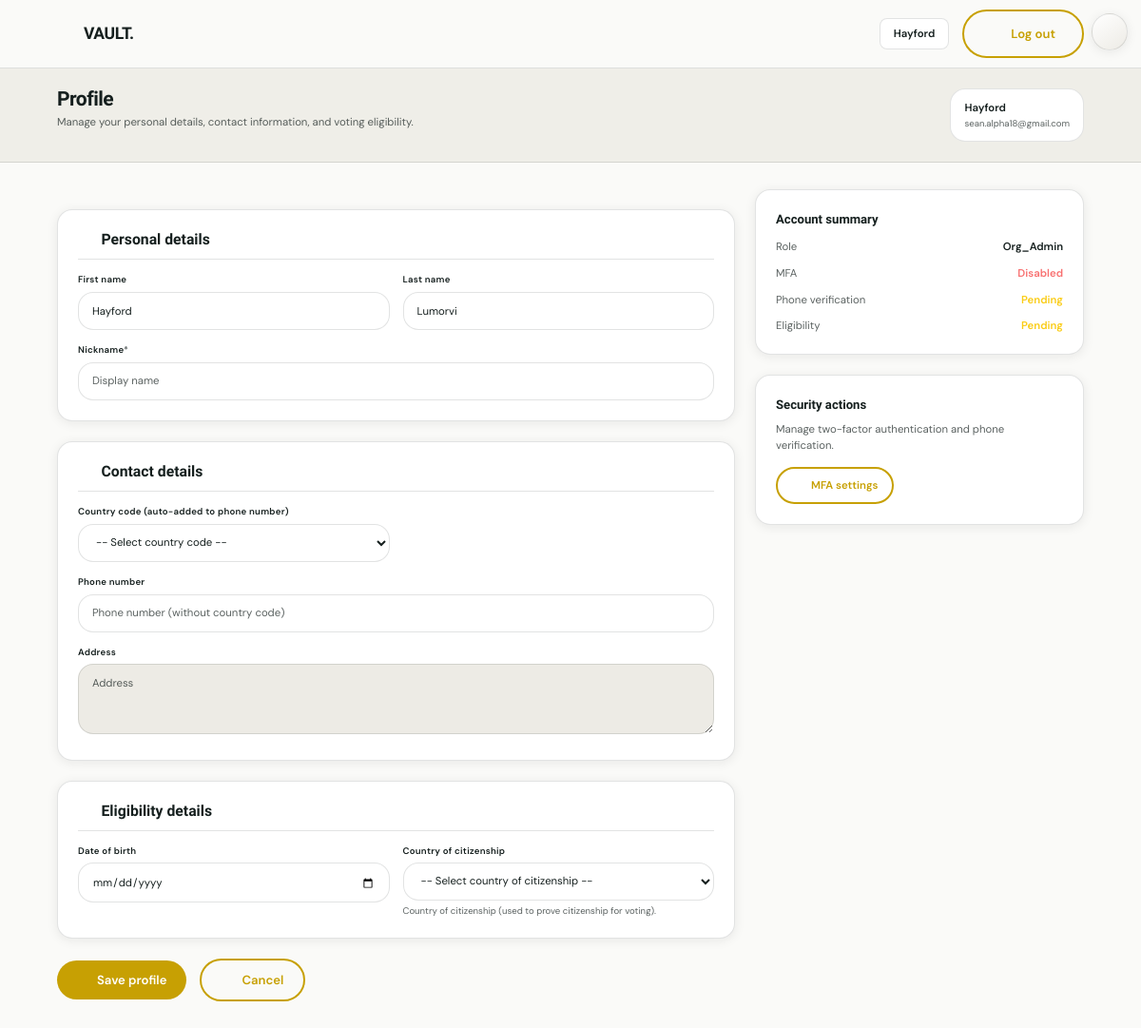
Screenshot of /profile/ (signed in) with the database file from the repository.
### userauth/models.py (models this page shows, shortened)
class CustomUser(AbstractBaseUser, PermissionsMixin):
    ROLE_CHOICES = [
        ('voter', 'Voter'),
        ('election_admin', 'Election Administrator'),
        ('org_admin', 'Organisation Admin'),
        ('monitor', 'Monitor'),
        ('auditor', 'Auditor'),
        ('super_admin', 'Super Admin'),
    ]
    first_name = models.CharField(max_length=150, blank=True, null=True)
    last_name = models.CharField(max_length=150, blank=True, null=True)
    email = models.EmailField(unique=True)
    nickname = models.CharField(max_length=40, null=True)
    phone_number = models.CharField(max_length=20, blank=True, null=True)
    date_of_birth = models.DateField(null=True, blank=True)
    address = models.TextField(blank=True, null=True)
    city = models.CharField(max_length=100, blank=True, null=True)
    state = models.CharField(max_length=100, blank=True, null=True)
    zip_code = models.CharField(max_length=20, blank=True, null=True)
    country = models.CharField(max_length=100, default='US')
    CITIZENSHIP_COUNTRY_CHOICES = [
        ('', '-- Select country of citizenship --'),
        ('US', 'United States'),
        ('AF', 'Afghanistan'), ('AL', 'Albania'), ('DZ', 'Algeria'), ('AR', 'Argentina'), ('AU', 'Australia'),
        ('AT', 'Austria'), ('BD', 'Bangladesh'), ('BE', 'Belgium'), ('BR', 'Brazil'), ('CA', 'Canada'),
        ('CL', 'Chile'), ('CN', 'China'), ('CO', 'Colombia'), ('HR', 'Croatia'), ('CU', 'Cuba'),
        ('CZ', 'Czech Republic'), ('DK', 'Denmark'), ('EG', 'Egypt'), ('ET', 'Ethiopia'), ('FI', 'Finland'),
        ('FR', 'France'), ('DE', 'Germany'), ('GH', 'Ghana'), ('GR', 'Greece'), ('HK', 'Hong Kong'),
        ('HU', 'Hungary'), ('IN', 'India'), ('ID', 'Indonesia'), ('IR', 'Iran'), ('IQ', 'Iraq'),
        ('IE', 'Ireland'), ('IL', 'Israel'), ('IT', 'Italy'), ('JP', 'Japan'), ('KE', 'Kenya'),
        ('MY', 'Malaysia'), ('MX', 'Mexico'), ('NL', 'Netherlands'), ('NG', 'Nigeria'), ('NO', 'Norway'),
        ('PK', 'Pakistan'), ('PL', 'Poland'), ('PT', 'Portugal'), ('RO', 'Romania'), ('RU', 'Russia'),
        ('SA', 'Saudi Arabia'), ('RS', 'Serbia'), ('SG', 'Singapore'), ('ZA', 'South Africa'),
        ('KR', 'South Korea'), ('ES', 'Spain'), ('SE', 'Sweden'), ('CH', 'Switzerland'), ('TW', 'Taiwan'),
        ('TZ', 'Tanzania'), ('TH', 'Thailand'), ('TR', 'Turkey'), ('UG', 'Uganda'), ('UA', 'Ukraine'),
        ('AE', 'United Arab Emirates'), ('GB', 'United Kingdom'), ('VE', 'Venezuela'), ('VN', 'Vietnam'),
    ]
    citizenship_country = models.CharField(
        max_length=2,
        blank=True,
        null=True,
        choices=CITIZENSHIP_COUNTRY_CHOICES,
        help_text='Country of citizenship (used to prove citizenship for voting).',
    )
    is_citizen = models.BooleanField(default=False)
    voter_id = models.CharField(max_length=50, unique=True, null=True, blank=True)
    registration_date = models.DateTimeField(null=True, blank=True)
    eligibility_verified = models.BooleanField(default=False)
    eligibility_verification_date = models.DateTimeField(null=True, blank=True)
    is_active = models.BooleanField(default=True)
    is_verified = models.BooleanField(default=False)
    is_staff = models.BooleanField(default=False)
    is_superuser = models.BooleanField(default=False)
    role = models.CharField(max_length=20, choices=ROLE_CHOICES, default='voter')
    mfa_enabled = models.BooleanField(default=False)
    mfa_secret = models.CharField(max_length=32, blank=True, null=True)
    backup_codes = models.JSONField(default=list, blank=True)
    phone_verified = models.BooleanField(default=False)
    phone_otp = models.CharField(max_length=6, blank=True, null=True)
    phone_otp_created_at = models.DateTimeField(null=True, blank=True)
    failed_login_attempts = models.IntegerField(default=0)
    last_login_ip = models.GenericIPAddressField(null=True, blank=True)
    last_login_device = models.CharField(max_length=255, blank=True, null=True)
    account_locked = models.BooleanField(default=False)
    lockout_timestamp = models.DateTimeField(null=True, blank=True)
    data_consent = models.BooleanField(default=False)
    marketing_consent = models.BooleanField(default=False)
    account_created_at = models.DateTimeField(auto_now_add=True, null=True)
    last_updated = models.DateTimeField(auto_now=True)
    tenant = models.ForeignKey(
        Tenant, null=True, blank=True, on_delete=models.SET_NULL,
        related_name='users', help_text='Organization this user belongs to; null = platform-wide.',
    )
    USERNAME_FIELD = 'email'
    REQUIRED_FIELDS = ['first_name', 'last_name']
    objects = CustomUserManager()

### userauth/views.py (the view, shortened to what this page needs)
# urls.py: path('profile/', profile, name='profile'),
@login_required
def profile(request):
    from .forms import ProfileUpdateForm
    form = ProfileUpdateForm(request.POST or None, request.FILES or None, instance=request.user)
    return render(request, 'userauth/profile.html', {'form': form})

### templates/userauth/profile.html (shortened to what this page needs)
{% extends 'base.html' %} {% block content %} <div class="min-h-screen"> <div class="bg-secondary/80 border-b border-border"> <div class="max-w-container mx-auto px-container-x py-6"> <div class="flex flex-col md:flex-row md:items-start md:justify-between gap-4"> <div> <h1 class="text-2xl font-display font-bold text-foreground tracking-tight">Profile</h1> <p class="text-muted mt-1 text-sm">Manage your personal details, contact information, and voting eligibility.</p> </div> <div class="rounded-lg border border-border bg-surface-card px-4 py-3 text-sm"> <p class="font-semibold text-foreground">{{ user.nickname|default:user.first_name|default:user.email }}</p> <p class="text-xs text-muted mt-0.5">{{ user.email }}</p> </div> </div> </div> </div> <div class="max-w-container mx-auto px-container-x py-8"> <div class="grid grid-cols-1 lg:grid-cols-3 gap-6"> <div class="lg:col-span-2"> <form method="post" enctype="multipart/form-data" class="space-y-6"> <div class="card p-6"> <div class="flex items-center gap-2 border-b border-border pb-3 mb-4"> <i data-lucide="user-round" class="w-5 h-5 text-accent"></i> <h2 class="text-lg font-display font-semibold text-foreground">Personal details</h2> </div> <div class="grid grid-cols-1 md:grid-cols-2 gap-4"> {% for field in form %} {% if field.name == 'first_name' or field.name == 'last_name' or field.name == 'nickname' %} <div class="{% if field.name == 'nickname' %}md:col-span-2{% endif %}"> <label for="{{ field.id_for_label }}" class="block text-xs font-semibold text-foreground mb-1.5 tracking-wide"> {{ field.label }}{% if field.field.required %}<span class="text-muted">*</span>{% endif %} </label> {{ field }} </div> {% endif %} {% endfor %} </div> </div> <div class="card p-6"> <div class="flex items-center gap-2 border-b border-border pb-3 mb-4"> <i data-lucide="phone-call" class="w-5 h-5 text-accent"></i> <h2 class="text-lg font-display font-semibold text-foreground">Contact details</h2> </div> <div class="space-y-4"> <div class="grid grid-cols-1 md:grid-cols-2 gap-4"> {% for field in form %} {% if field.name == 'phone_number' %} <div class="md:col-span-2"> <label for="{{ field.id_for_label }}" class="block text-xs font-semibold text-foreground mb-1.5 tracking-wide"> {{ field.label }} </label> <div class="flex gap-2"> {{ field }} </div> </div> {% elif field.name == 'phone_country_code' %} <div> <label for="{{ field.id_for_label }}" class="block text-xs font-semibold text-foreground mb-1.5 tracking-wide"> {{ field.label }} </label> {{ field }} </div> {% endif %} {% endfor %} </div> {% for field in form %} {% if field.name == 'address' %} <div> <label for="{{ field.id_for_label }}" class="block text-xs font-semibold text-foreground mb-1.5 tracking-wide"> {{ field.label }} </label> {{ field }} </div> {% endif %} {% endfor %} </div> </div> <div class="card p-6"> <div class="flex items-center gap-2 border-b border-border pb-3 mb-4"> <i data-lucide="circle-check" class="w-5 h-5 text-accent"></i> <h2 class="text-lg font-display font-semibold text-foreground">Eligibility details</h2> </div> <div class="grid grid-cols-1 md:grid-cols-2 gap-4"> {% for field in form %} {% if field.name == 'date_of_birth' or field.name == 'citizenship_country' %} <div> <label for="{{ field.id_for_label }}" class="block text-xs font-semibold text-foreground mb-1.5 tracking-wide"> {{ field.label }} </label> {{ field }} {% if field.help_text %}<p class="mt-1 text-xs text-muted">{{ field.help_text }}</p>{% endif %} </div> {% endif %} {% endfor %} </div> </div> <div class="flex flex-wrap items-center gap-4"> <button type="submit" class="btn-primary inline-flex items-center justify-center py-3 px-6 gap-2"> <i data-lucide="check" class="w-4 h-4"></i> Save profile </button> <a href="{% url 'voting:dashboard' %}" class="btn-secondary py-3 px-6 inline-flex items-center gap-2"> <i data-lucide="x" class="w-4 h-4"></i> Cancel </a> </div> </form> </div> <div class="space-y-6"> <div class="card p-6"> <h2 class="text-base font-display font-semibold text-foreground mb-3">Account summary</h2> <div class="space-y-3 text-sm"> <div class="flex items-center justify-between gap-3"> <span class="text-muted">Role</span> <span class="font-semibold text-foreground">{{ user.role|title }}</span> </div> <div class="flex items-center justify-between gap-3"> <span class="text-muted">MFA</span> <span class="font-semibold {% if user.mfa_enabled %}text-accent{% else %}text-red-400{% endif %}"> {% if user.mfa_enabled %}Enabled{% else %}Disabled{% endif %} </span> </div> <div class="flex items-center justify-between gap-3"> <span class="text-muted">Phone verification</span> <span class="font-semibold {% if user.phone_verified %}text-accent{% else %}text-yellow-400{% endif %}"> {% if user.phone_verified %}Verified{% else %}Pending{% endif %} </span> </div> <div class="flex items-center justify-between gap-3"> <span class="text-muted">Eligibility</span> <span class="font-semibold {% if user.eligibility_verified %}text-accent{% else %}text-yellow-400{% endif %}"> {% if user.eligibility_verified %}Verified{% else %}Pending{% endif %} </span> </div> </div> </div> <div class="card p-6 border border-border"> <h2 class="text-base font-display font-semibold text-foreground mb-2">Security actions</h2> <p class="text-sm text-muted mb-4">Manage two-factor authentication and phone verification.</p> <div class="flex flex-wrap gap-3"> <a href="{% url 'userauth:mfa_setup' %}" class="btn-secondary py-2.5 px-4 text-sm inline-flex items-center gap-2"> <i data-lucide="shield" class="w-4 h-4"></i> MFA settings </a> </div> </div> </div> </div> </div> </div> {% endblock %}

### templates/base.html (shortened to what this page needs)
<!DOCTYPE html> <html lang="{% if request.LANGUAGE_CODE %}{{ request.LANGUAGE_CODE|slice:':2' }}{% else %}en{% endif %}"> <head> {% load static %} <link rel="stylesheet" href="{% static 'css/vault-design-system.css' %}"> <link rel="stylesheet" href="{% static 'css/animations.css' %}"> <link rel="stylesheet" href="{% static 'css/offline-utilities.css' %}"> <script src="https://cdn.tailwindcss.com"></script> </head> <body class="antialiased bg-primary text-foreground font-body min-h-screen"> {% if user.is_authenticated and user.is_verified %} <nav class="sticky top-0 z-[100] bg-primary/95 backdrop-blur-[12px] border-b border-border h-[72px] flex items-center"> <div class="max-w-container mx-auto px-container-x w-full h-full flex items-center"> <div class="flex justify-between items-center gap-4 w-full"> <div class="flex items-center"> <a href="{% url 'voting:dashboard' %}" class="flex items-center gap-2 font-display font-bold text-xl tracking-tight text-foreground hover:text-accent transition-colors duration-fast"> <i data-lucide="vault" class="w-6 h-6 text-accent"></i> VAULT. </a> </div> <div class="flex items-center gap-4"> <a href="{% url 'userauth:profile' %}" class="hidden sm:flex items-center bg-surface-card px-4 py-2 rounded-md border border-border hover:border-accent/40 transition-colors duration-fast"> <span class="font-semibold text-sm text-foreground">{{ user.nickname|default:user.first_name|default:user.email }}</span> </a> <button type="button" onclick="openLogoutModal()" class="btn-secondary inline-flex items-center gap-2"> <i data-lucide="log-out" class="w-4 h-4"></i> Log out </button> </div> </div> </div> </nav> {% endif %} <button id="themeToggle" type="button" class="theme-toggle-btn" aria-label="Switch to dark mode" aria-pressed="false" title="Dark mode"> <i data-lucide="moon" class="theme-icon theme-icon-moon w-4 h-4"></i> </button> <main id="main" class="min-h-screen text-foreground text-sm flex flex-col"> {% block content %} {% endblock %} </main> </body> </html>

### templates/components/footer.html (shortened to what this page needs)
{% load static i18n %} {% load i18n %}

### rows the page displays
CustomUser: nickname "Hayford", email "sean.alpha18@gmail.com", form "Hayford" "Lumorvi", form "-- Select country of citizenship --", role "Org_Admin"

### other values shown
{{ field.label }} "First name" "Last name" "Nickname"
{{ field.label }} "Country code (auto-added to phone number)"
{{ field.label }} "Phone number"
{{ field.label }} "Address"
{{ field.label }} "Date of birth" "Country of citizenship"
{{ field.help_text }} "Country of citizenship (used to prove citizenship for voting)."
